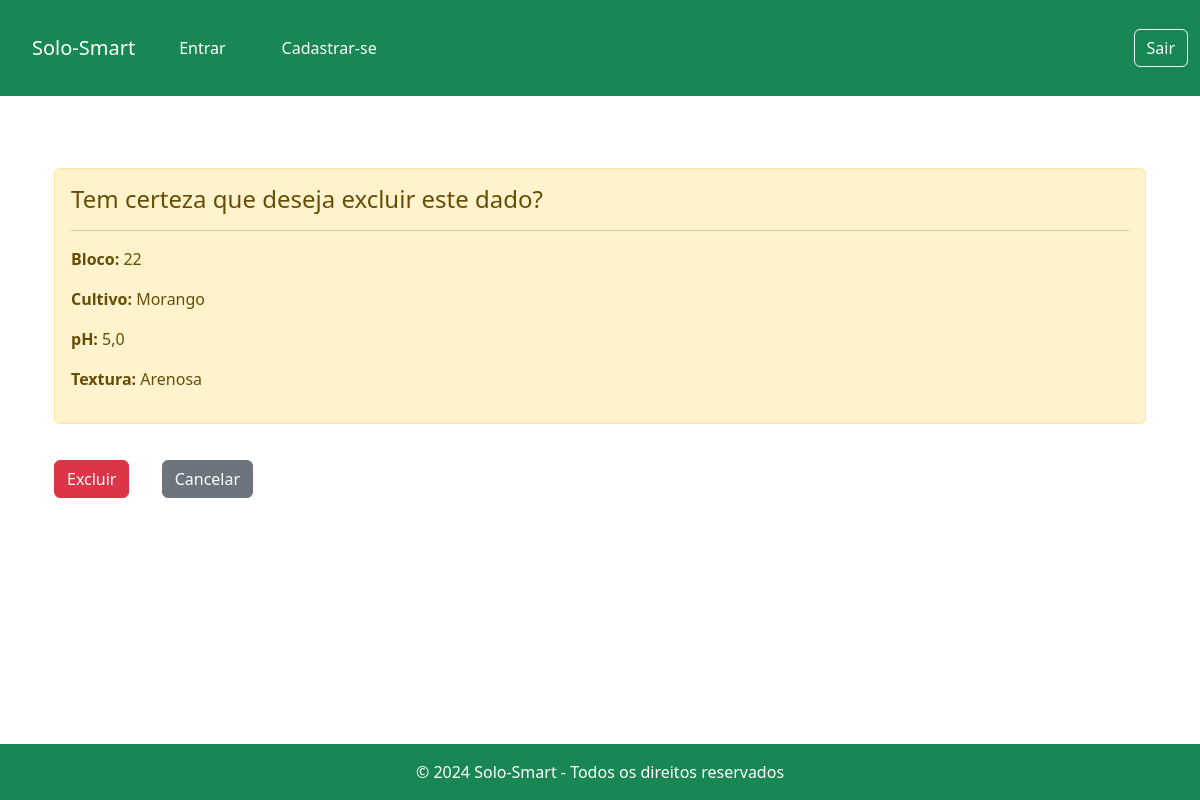
The app's page /excluir_dados/35/, older data.
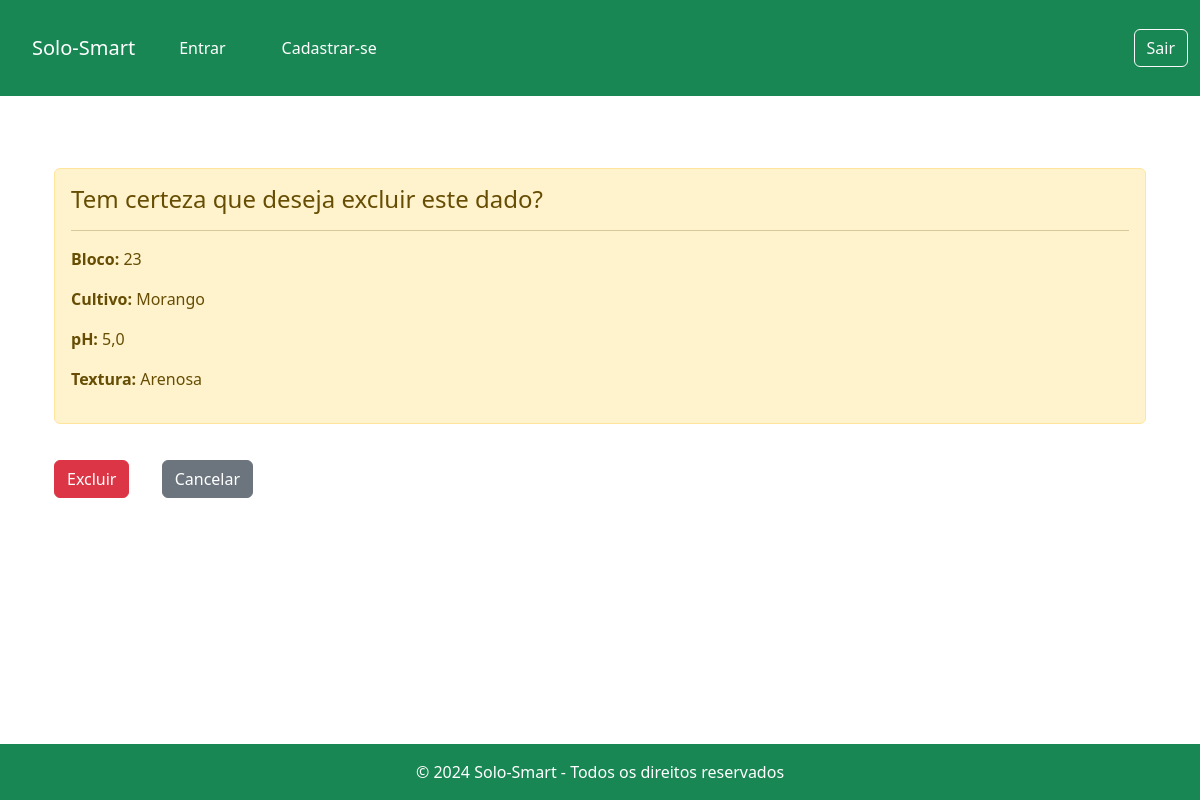
The same page, newer data.
### app_fazenda/models.py (models this page shows)
class Dados(models.Model):
    id = models.AutoField(primary_key=True)
    bloco = models.IntegerField()
    cultivo = models.TextField(max_length=255)
    ph = models.FloatField()
    umidade = models.FloatField()
    textura = models.TextField(max_length=255)
    data = models.DateField(auto_now_add=True)
    usuario = models.ForeignKey(get_user_model(), on_delete=models.CASCADE)

### app_fazenda/views.py (the view)
# urls.py: path('excluir_dados/<int:pk>/', views.DadosDeleteView.as_view(), name='excluir_dados'),
class DadosDeleteView(DeleteView):
    model = Dados
    template_name = 'dados/excluir.html'
    success_url = reverse_lazy('listagem_dados')

### app_fazenda/templates/dados/excluir.html (shortened to what this page needs)
{% extends 'base.html' %}
{% block content %}
<div class="container mt-5">
    <div class="alert alert-warning" role="alert">
        <h4 class="alert-heading">Tem certeza que deseja excluir este dado?</h4>
        <hr>
        <p><strong>Bloco:</strong> {{ object.bloco }}</p>
        <p><strong>Cultivo:</strong> {{ object.cultivo }}</p>
        <p><strong>pH:</strong> {{ object.ph }}</p>
        <p><strong>Textura:</strong> {{ object.textura }}</p>
    </div>
    <form method="POST" class="mt-3">
        <button type="submit" class="btn btn-danger me-2">Excluir</button>
        <a href="{% url 'listagem_dados' %}" class="btn btn-secondary">Cancelar</a>
    </form>
</div>
{% endblock %}

Row changes from the older to the newer data that the page shows:
changed Dados "Morango": bloco "22" → "23"
